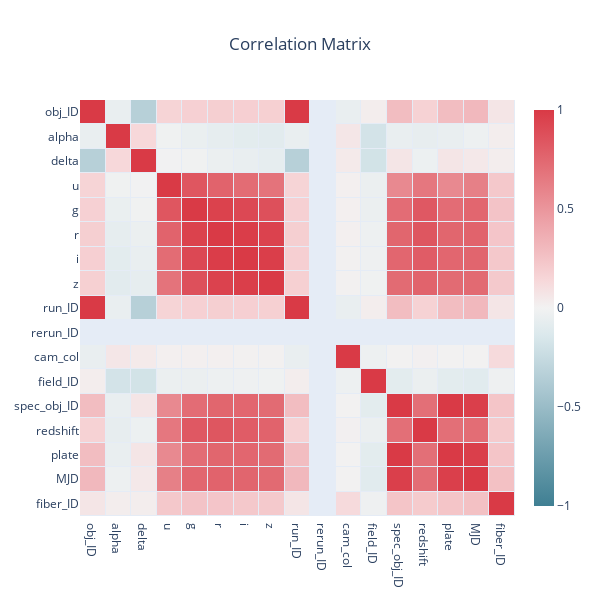
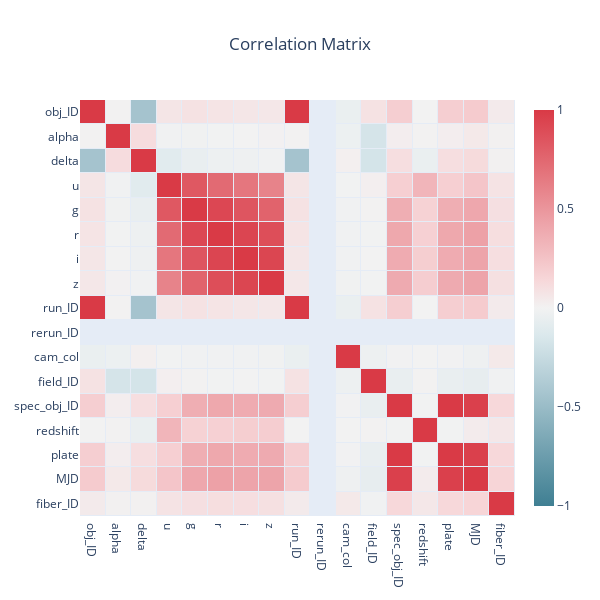
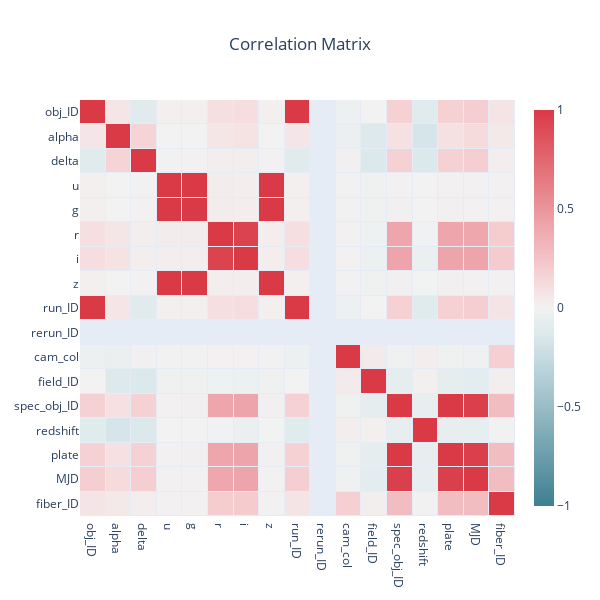

Notebook code for these charts, in order:
### Markdown cell above
<font size=4 color=#009999> <br> 1.2 - DISCARD IRRELEVANT FEATURES </font> <br>

It is usually hard to determine in adavace which features, or combination of features, will be the most relevant to perform the classification task. The rule of thumb is to **keep all the features** for which you have **doubts**. In some specific cases, however, it is possible to identify certain features that can make no contribution to the classification task. To do this, it is useful to observe the distribution of our observations for each feature. 

We therefore focus on identifying **features whose distribution cannot provide any relevant information** for classification. It is therefore a question of identifying them on the basis of a **numerical decision** and **not** on the basis of a decision linked to the **physical meaning** of the feature.

<div class="alert alert-warning">
    <b>[Question 1.2]</b> Based on a study of the features distribution (variance, number of unique values, number of missing values, etc.), can you identify some features that do not provide useful information for the classification task? Explain your analysis and remove those features from the dataset. <br>
</div>

### Code cell
"""
CELL N°2 : Remove useless features

@pre: variable `df` containing the dataframe
@post: variable `df` containing the reduced dataframe
"""
import plotly.graph_objects as go
from helping_functions import plot_correlation_matrix
plot_correlation_matrix(df_galaxy.drop(columns=['class']))
plot_correlation_matrix(df_quasar.drop(columns=['class']))
plot_correlation_matrix(df_star.drop(columns=['class']))

### Figure 1 — Plotly figure (JSON) as saved in the notebook; plotly's stock layout.template omitted (floating-point values rounded to 4 significant figures; data arrays with more than 128 entries replaced by an {"elided": "..."} marker saying what was removed)
{"data": [{"colorbar": {"thickness": 20, "ticklen": 3}, "colorscale": [[0, "#3f7f93"], [0.071, "#5890a1"], [0.143, "#72a1b0"], [0.214, "#8cb3bf"], [0.286, "#a7c5cf"], [0.357, "#c0d6dd"], [0.429, "#dae8ec"], [0.5, "#f2f2f2"], [0.571, "#f7d7d9"], [0.643, "#f2bcc0"], [0.714, "#eda3a9"], [0.786, "#e8888f"], [0.857, "#e36e76"], [0.929, "#de535e"], [1, "#d93a46"]], "hoverinfo": "text", "hovertext": {"elided": "17x17 str values"}, "type": "heatmap", "x": ["obj_ID", "alpha", "delta", "u", "g", "r", "i", "z", "run_ID", "rerun_ID", "cam_col", "field_ID", "spec_obj_ID", "redshift", "plate", "MJD", "fiber_ID"], "xgap": 1, "y": ["obj_ID", "alpha", "delta", "u", "g", "r", "i", "z", "run_ID", "rerun_ID", "cam_col", "field_ID", "spec_obj_ID", "redshift", "plate", "MJD", "fiber_ID"], "ygap": 1, "z": {"elided": "17x17 float values"}, "zmax": 1, "zmin": -1}], "layout": {"height": 600, "title": {"text": "Correlation Matrix", "x": 0.5}, "width": 600, "xaxis": {"autorange": true, "range": [-0.5, 16.5], "showgrid": false, "type": "category"}, "yaxis": {"autorange": true, "range": [16.5, -0.5], "showgrid": false, "type": "category"}}}

### Figure 2 — Plotly figure (JSON) as saved in the notebook; plotly's stock layout.template omitted (floating-point values rounded to 4 significant figures; data arrays with more than 128 entries replaced by an {"elided": "..."} marker saying what was removed)
{"data": [{"colorbar": {"thickness": 20, "ticklen": 3}, "colorscale": [[0, "#3f7f93"], [0.071, "#5890a1"], [0.143, "#72a1b0"], [0.214, "#8cb3bf"], [0.286, "#a7c5cf"], [0.357, "#c0d6dd"], [0.429, "#dae8ec"], [0.5, "#f2f2f2"], [0.571, "#f7d7d9"], [0.643, "#f2bcc0"], [0.714, "#eda3a9"], [0.786, "#e8888f"], [0.857, "#e36e76"], [0.929, "#de535e"], [1, "#d93a46"]], "hoverinfo": "text", "hovertext": {"elided": "17x17 str values"}, "type": "heatmap", "x": ["obj_ID", "alpha", "delta", "u", "g", "r", "i", "z", "run_ID", "rerun_ID", "cam_col", "field_ID", "spec_obj_ID", "redshift", "plate", "MJD", "fiber_ID"], "xgap": 1, "y": ["obj_ID", "alpha", "delta", "u", "g", "r", "i", "z", "run_ID", "rerun_ID", "cam_col", "field_ID", "spec_obj_ID", "redshift", "plate", "MJD", "fiber_ID"], "ygap": 1, "z": {"elided": "17x17 float values"}, "zmax": 1, "zmin": -1}], "layout": {"height": 600, "title": {"text": "Correlation Matrix", "x": 0.5}, "width": 600, "xaxis": {"autorange": true, "range": [-0.5, 16.5], "showgrid": false, "type": "category"}, "yaxis": {"autorange": true, "range": [16.5, -0.5], "showgrid": false, "type": "category"}}}

### Figure 3 — Plotly figure (JSON) as saved in the notebook; plotly's stock layout.template omitted (floating-point values rounded to 4 significant figures; data arrays with more than 128 entries replaced by an {"elided": "..."} marker saying what was removed)
{"data": [{"colorbar": {"thickness": 20, "ticklen": 3}, "colorscale": [[0, "#3f7f93"], [0.071, "#5890a1"], [0.143, "#72a1b0"], [0.214, "#8cb3bf"], [0.286, "#a7c5cf"], [0.357, "#c0d6dd"], [0.429, "#dae8ec"], [0.5, "#f2f2f2"], [0.571, "#f7d7d9"], [0.643, "#f2bcc0"], [0.714, "#eda3a9"], [0.786, "#e8888f"], [0.857, "#e36e76"], [0.929, "#de535e"], [1, "#d93a46"]], "hoverinfo": "text", "hovertext": {"elided": "17x17 str values"}, "type": "heatmap", "x": ["obj_ID", "alpha", "delta", "u", "g", "r", "i", "z", "run_ID", "rerun_ID", "cam_col", "field_ID", "spec_obj_ID", "redshift", "plate", "MJD", "fiber_ID"], "xgap": 1, "y": ["obj_ID", "alpha", "delta", "u", "g", "r", "i", "z", "run_ID", "rerun_ID", "cam_col", "field_ID", "spec_obj_ID", "redshift", "plate", "MJD", "fiber_ID"], "ygap": 1, "z": {"elided": "17x17 float values"}, "zmax": 1, "zmin": -1}], "layout": {"height": 600, "title": {"text": "Correlation Matrix", "x": 0.5}, "width": 600, "xaxis": {"autorange": true, "range": [-0.5, 16.5], "showgrid": false, "type": "category"}, "yaxis": {"autorange": true, "range": [16.5, -0.5], "showgrid": false, "type": "category"}}}
